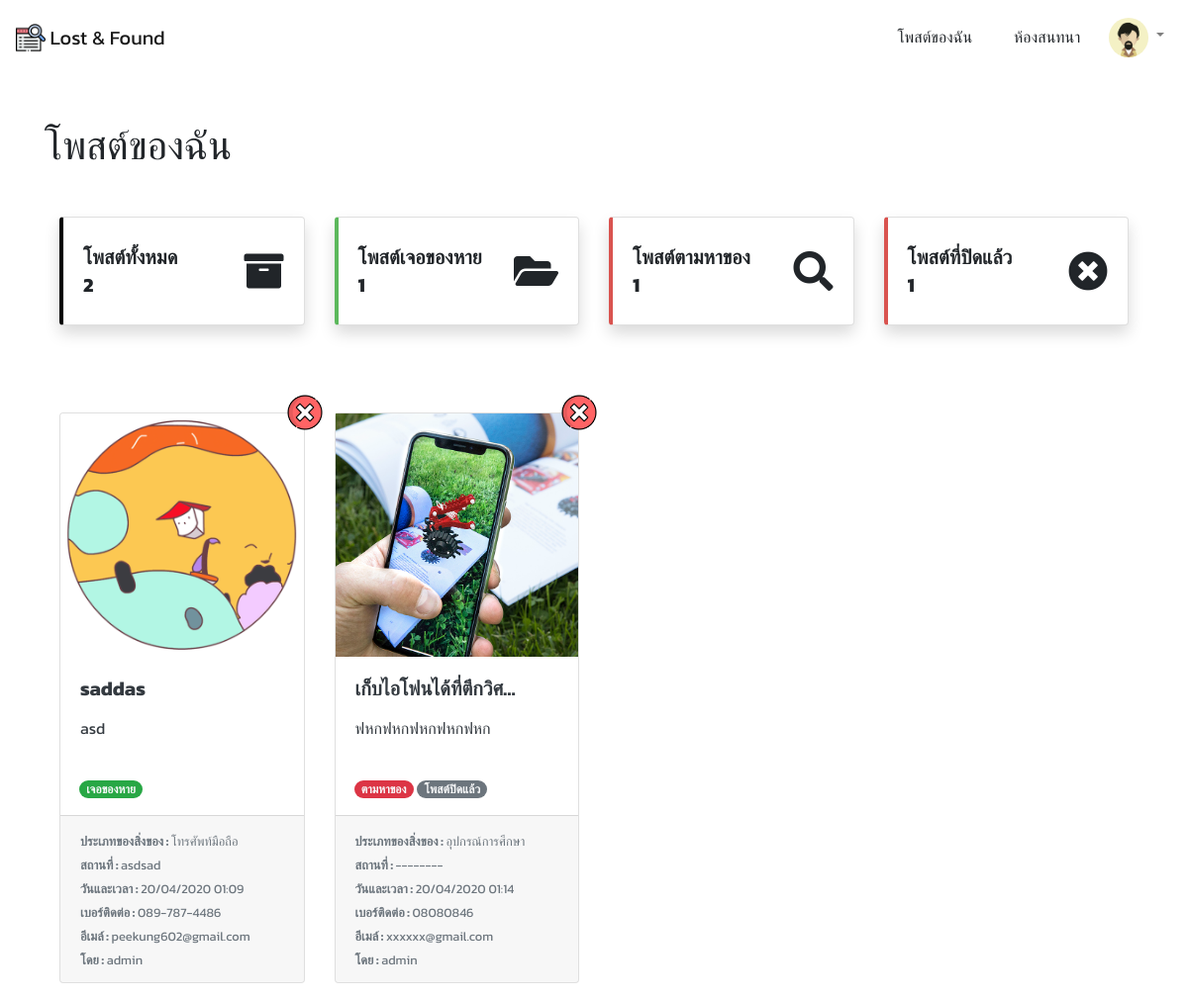
The app's page /accounts/my_posts/ (signed in), older data.
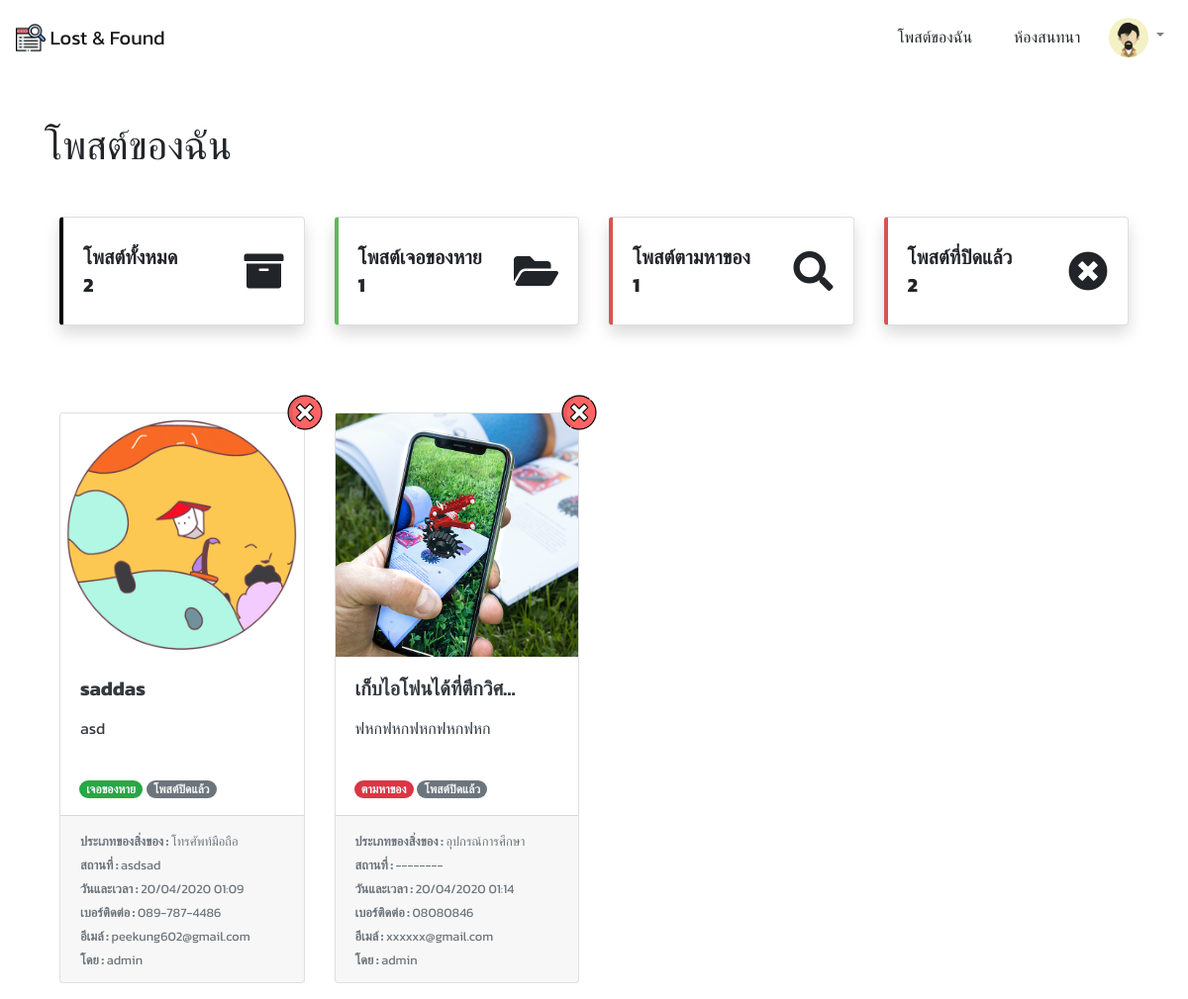
The same page, newer data.
### posts/models.py (models this page shows, shortened)
class Post(models.Model):
    is_active = models.BooleanField(default=True)
    TYPE = (
        ('found', 'เจอของหาย'),
        ('lost', 'ตามหาของ'),
    )
    type = models.CharField(choices=TYPE, max_length=255, default='found')
    date_time = models.DateTimeField()
    create_at = models.DateTimeField(auto_now_add=True)
    desc = models.TextField()
    title = models.CharField(max_length=255)
    location = models.CharField(max_length=255)
    contact1 = models.CharField(max_length=255)
    contact2 = models.CharField(max_length=255)
    key = models.CharField(max_length=255, unique=True, null=True, blank=True)
    assetType = models.ForeignKey(AssetType, on_delete=models.CASCADE)
    user = models.ForeignKey(User, on_delete=models.CASCADE, null=True)

class AssetType(models.Model):
    name = models.CharField(max_length=255)
    def __str__(self):
        return self.name

### accounts/views.py (the view, shortened to what this page needs)
# urls.py: path('my_posts/', MyPostView.as_view(), name='my_posts'),# myposts
class MyPostView(View):
    template_name = 'my_posts.html'
    def get(self, request):
        if request.user.is_authenticated:
            posts = Post.objects.filter(user=request.user)
            founds = Post.objects.filter(user=request.user, type='found')
            losts = Post.objects.filter(user=request.user, type='lost')
        else:
            posts = "key"
            founds = []
            losts = []
        return render(request, self.template_name, {
            'posts' : posts,
            'founds' : founds,
            'losts' : losts,
            'closed' : len(Post.objects.filter(is_active=False))
        })

### accounts/templates/my_posts.html (shortened to what the changed rows need)
{% extends 'base_layout.html' %}
{% load static %}
{% block style %}
    <link rel="stylesheet" href="{% static 'css/tempus.css' %}">
{% endblock %}
{% block content %}
<div class="container">
    <h1 class='mt-5 mb-5'> โพสต์ของฉัน </h1>
    {% if user.is_authenticated %}
    <h5 class='mb-5'>
        <div class="container">
            <div class="row">
                <div class="col mb-4 rotate-img">
                    <div class="card shadow h-100 py-2" style="border-left:.25rem solid black !important">
                        <div class="card-body">
                            <div class="row no-gutters align-items-center">
                                <div class="col mr-2">
                                    <div class="font-weight-bold text-uppercase mb-1">โพสต์ทั้งหมด</div>
                                    <div class="h5 mb-0 font-weight-bold text-gray-800">
                                        {{ posts|length }}
                                    </div>
                                </div>
                                <div class="col-auto">
                                    <i class="fas fa-archive fa-2x"></i>
                                </div>
                            </div>
                        </div>
                    </div>
                </div>
                <div class="col mb-4 rotate-img">
                    <div class="card shadow h-100 py-2" style="border-left:.25rem solid #5cb85c !important">
                        <div class="card-body">
                            <div class="row no-gutters align-items-center">
                                <div class="col mr-2">
                                    <div class="font-weight-bold text-uppercase mb-1">โพสต์เจอของหาย</div>
                                    <div class="h5 mb-0 font-weight-bold text-gray-800">
                                        {{ founds|length }}
                                    </div>
                                </div>
                                <div class="col-auto">
                                    <i class="fas fa-folder-open fa-2x"></i>
                                </div>
                            </div>
                        </div>
                    </div>
                </div>
                <div class="col mb-4 rotate-img">
                    <div class="card shadow h-100 py-2" style="border-left:.25rem solid #d9534f !important">
                        <div class="card-body">
                            <div class="row no-gutters align-items-center">
                                <div class="col mr-2">
                                    <div class="font-weight-bold text-uppercase mb-1">โพสต์ตามหาของ</div>
                                    <div class="h5 mb-0 font-weight-bold text-gray-800">
                                        {{ losts|length }}
                                    </div>
                                </div>
                                <div class="col-auto">
                                    <i class="fas fa-search fa-2x"></i>
                                </div>
                            </div>
                        </div>
                    </div>
                </div>
                <div class="col mb-4 rotate-img">
                    <div class="card shadow h-100 py-2" style="border-left:.25rem solid #d9534f !important">
                        <div class="card-body">
                            <div class="row no-gutters align-items-center">
                                <div class="col mr-2">
                                    <div class="font-weight-bold text-uppercase mb-1">โพสต์ที่ปิดแล้ว</div>
                                    <div class="h5 mb-0 font-weight-bold text-gray-800">
                                                {{ closed }}
                                    </div>
                                </div>
                                <div class="col-auto">
                                    <i class="fas fa-times-circle fa-2x"></i>
                                </div>
                            </div>
                        </div>
                    </div>
                </div>
            </div>
        </div>
    </h5>
    {% endif %}
    <div class="container">
        {% if posts == 'key' %}
            <div class='col-lg-12 jumbotron text-center border border-dark'>
                <img src="{% static 'images/post.png' %}" width='15%' class='mb-5'>
                <h4 class='mb-3'>กรุณากรอกคีย์เพื่อจัดการโพสต์ของคุณ</h4>
                {% if key_error %}
                    <span class="text-danger">{{ key_error }}</span>
                {% endif %}
                <form action="{% url 'my_posts' %}" method="POST" class=''>
                    {% csrf_token %}
                    <div class="row">
                        <div class="col-4"></div>
                        <div class="col-4 my-3">
                            <input type="text" name="key" class='form-control' required>
                        </div>
                        <div class="col-4"></div>
                    </div>
                    <input type="submit" class='btn btn-warning' value="ยืนยัน">
                </form>
            </div>
        {% else %}
        <div class="row">
            {% for post in posts %}
                <div class='col-lg-3 my-3'>
                    <div class="card h-100 w-100 text-dark mycard" style='border:none;'>
                        <a href="{% url 'post_delete' post.id %}">
                            <img src="{% static 'images/close.png' %}" alt="" class='top-right-btn' width='35px'>
                        </a>
                        <a class="card h-100 w-100 mb-0 text-decoration-none text-dark" href="{% url 'edit_post' post.id %}">
                            <div class="wrapper">
                                {% if post.postpicture_set.all|length == 0 %}
                                    <img class="card-img-top" src="{% static 'images/post_default.gif' %}">
                                {% else %}
                                    <img class="card-img-top" src="{{ post.postpicture_set.all.0.picture.url }}">
                                {% endif %}
                            </div>
                            <div class="card-body">
                                <h5 class="card-title">
                                    <b>{{ post.title|truncatechars:20 }}</b>
                                </h5>
                                <p class="card-text">
                                    <p>{{ post.desc|truncatechars:50 }}</p>
                                </p>
                            </div>
                            <div class="container mb-3 ml-1">
                                <p class="card-text">
                                    {% if post.type == 'found' %}
                                        <span class="badge badge-pill badge-success text-light">เจอของหาย</span>
                                    {% else %}
                                        <span class="badge badge-pill badge-danger text-light">ตามหาของ</span>
                                    {% endif %}
                                    {% if post.is_active == False %}
                                        <span class="badge badge-pill badge-secondary text-light">โพสต์ปิดแล้ว</span>
                                    {% endif %}
                                </p>
                            </div>
                            <div class="card-footer">
                                <small class="text-muted">
                                    <b>ประเภทของสิ่งของ : </b><span id='assetType'>{{ post.assetType }}</span>
                                    <br>
                                    <b>สถานที่ : </b><span id='location'> {{ post.location }} </span>
                                    <br>
                                    <b>วันและเวลา : </b><span id='date_time'> {{ post.date_time|date:"d/m/Y H:i" }} </span>
                                    <br>
                                    <b>เบอร์ติดต่อ : </b> <span id='contact1'> {{ post.contact1 }} </span>
                                    <br>
                                    <b>อีเมล์ : </b> <span id='contact2'> {{ post.contact2 }} </span>
                                    <br>
                                    <b>โดย : </b> {{ post.user.username }}
                                </small>
                            </div>
                        </a>
                    </div>
                </div>
            {% endfor %}
        </div>
        {% endif %}
    </div>
</div>
{% endblock %}

Row changes from the older to the newer data that the page shows:
changed Post "saddas": now shows "โพสต์ปิดแล้ว"
Text that changed along with them:
{{ closed }}: "1" → "2"
